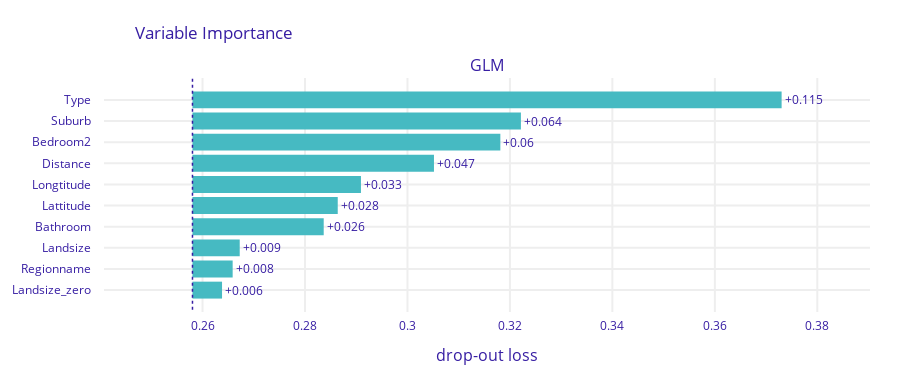

Notebook code for this chart:
### Code cell
glm_importance.plot(max_vars=10)

### Figure 1 — Plotly figure (JSON) as saved in the notebook; plotly's stock layout.template omitted (floating-point values rounded to 4 significant figures)
{"data": [{"base": 0.258, "hoverinfo": "text", "hoverlabel": {"bgcolor": "rgba(0,0,0,0.8)"}, "hovertext": ["Model: GLM loss after<br>variable: Type is permuted: 0.373<br>Drop-out loss change: +0.115", "Model: GLM loss after<br>variable: Suburb is permuted: 0.322<br>Drop-out loss change: +0.064", "Model: GLM loss after<br>variable: Bedroom2 is permuted: 0.318<br>Drop-out loss change: +0.06", "Model: GLM loss after<br>variable: Distance is permuted: 0.305<br>Drop-out loss change: +0.047", "Model: GLM loss after<br>variable: Longtitude is permuted: 0.291<br>Drop-out loss change: +0.033", "Model: GLM loss after<br>variable: Lattitude is permuted: 0.286<br>Drop-out loss change: +0.028", "Model: GLM loss after<br>variable: Bathroom is permuted: 0.284<br>Drop-out loss change: +0.026", "Model: GLM loss after<br>variable: Landsize is permuted: 0.267<br>Drop-out loss change: +0.009", "Model: GLM loss after<br>variable: Regionname is permuted: 0.266<br>Drop-out loss change: +0.008", "Model: GLM loss after<br>variable: Landsize_zero is permuted: 0.264<br>Drop-out loss change: +0.006"], "marker": {"color": "#46bac2"}, "orientation": "h", "showlegend": false, "text": ["+0.115", "+0.064", "+0.06", "+0.047", "+0.033", "+0.028", "+0.026", "+0.009", "+0.008", "+0.006"], "textposition": "outside", "type": "bar", "x": [0.115, 0.06411, 0.06009, 0.04714, 0.03289, 0.02835, 0.02562, 0.009222, 0.007842, 0.005769], "xaxis": "x", "y": ["Type", "Suburb", "Bedroom2", "Distance", "Longtitude", "Lattitude", "Bathroom", "Landsize", "Regionname", "Landsize_zero"], "yaxis": "y"}], "layout": {"annotations": [{"font": {"size": 16}, "showarrow": false, "text": "GLM", "x": 0.5, "xanchor": "center", "xref": "paper", "y": 1, "yanchor": "bottom", "yref": "paper"}, {"font": {"size": 16}, "showarrow": false, "text": "drop-out loss", "x": 0.5, "xanchor": "center", "xref": "paper", "y": 0, "yanchor": "top", "yref": "paper", "yshift": -30}], "font": {"color": "#371ea3"}, "height": 383, "margin": {"b": 71, "r": 30, "t": 78}, "shapes": [{"line": {"color": "#371ea3", "dash": "dot", "width": 1.5}, "type": "line", "x0": 0.258, "x1": 0.258, "xref": "x", "y0": -1, "y1": 10, "yref": "y"}], "title": {"text": "Variable Importance", "x": 0.15}, "xaxis": {"anchor": "y", "automargin": true, "domain": [0, 1], "fixedrange": true, "gridwidth": 2, "range": [0.2408, 0.3903], "tickcolor": "white", "ticklen": 3, "ticks": "outside", "type": "linear", "zeroline": false}, "yaxis": {"anchor": "x", "automargin": true, "autorange": "reversed", "domain": [0, 1], "fixedrange": true, "gridwidth": 2, "tickcolor": "white", "ticklen": 10, "ticks": "outside", "type": "category"}}}
